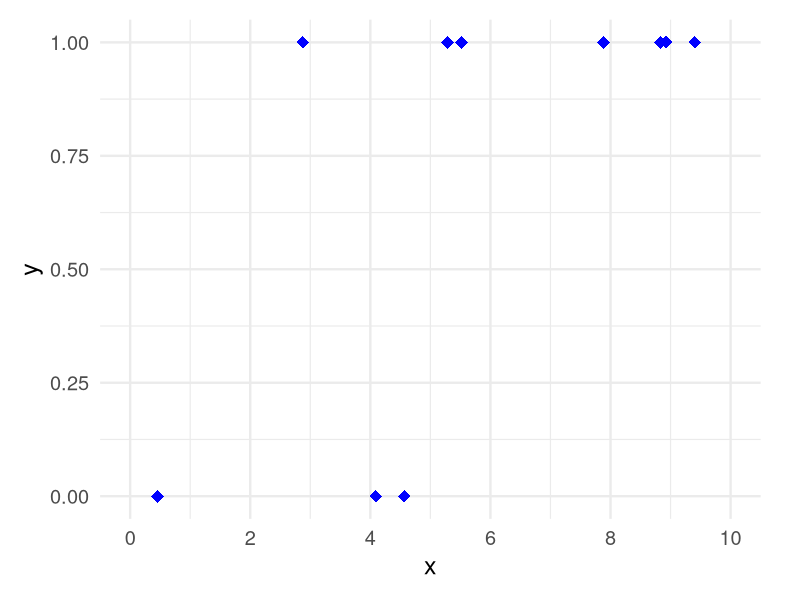
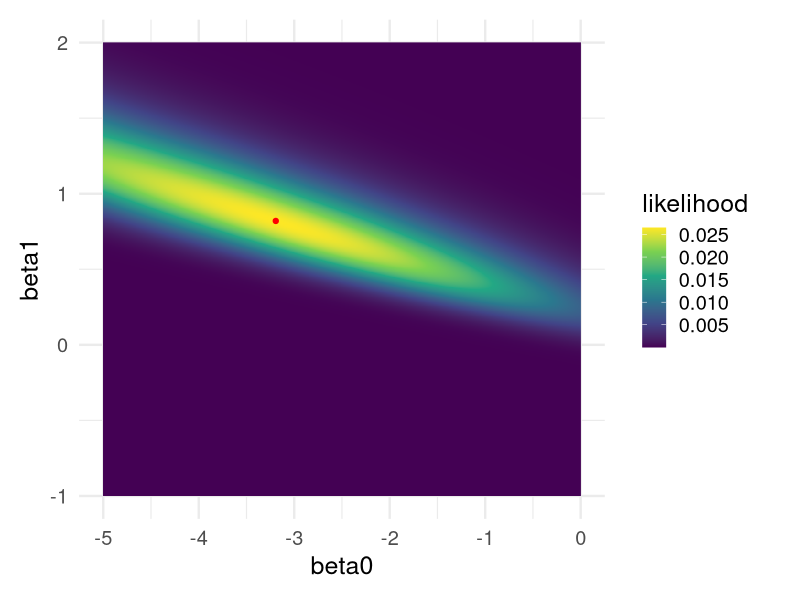

Here is the R script that generated these plots, in order:
## ---- chunk 1
#| include: false

# Setup
library(tidyverse)
theme_set(theme_minimal(18) +
            theme(plot.margin = unit(c(0.5, 1, 0.5, 0.5), "cm")))
set.seed(123)
# Setting the seed makes it the same random numbers

## ---- chunk 2
# Simulate some values for x

x <- runif(10, 0, 10)

# Choose our betas

beta0 <- -3
beta1 <- 0.75

# Calculate p across x 

logit_p <- beta0 + beta1 * x
inv_logit <- function(x) exp(x) / (1 +exp(x))
p <- inv_logit(logit_p)

# Simulate y
# Note: rbinom() with size = 1 is equivalent to a random Bernoulli variable

y <- rbinom(10, size = 1, p)

# Visualize

tibble(x, y)  %>%
  ggplot(aes(x, y)) +
  geom_point(size = 4, color = "blue", shape = 18) +
  scale_x_continuous(breaks = seq(0, 10, by = 2), limits = c(0, 10))

## ---- chunk 3
# Write our likelihood function 
# Note this uses the x and y values we generated earlier!
# We're looking for the likelihood of the parameters given the data.

likelihood_fun <- function(beta0, beta1) {
  logit_p <- beta0 +beta1 * x
  p <- inv_logit(logit_p)
  prod(dbinom(y, size = 1, p))
}

# Apply the likelihood function to some candidate coefficients
likelihood_fun(-5, 1)
likelihood_fun(-1, 0)
likelihood_fun(-3, 0.5)
## ---- chunk 4
# Create a data frame with combinations of beta0, beta1

likelihood_space <- expand_grid(
  beta0 = seq(-5, 0, length.out = 1000),
  beta1 = seq(-1, 2, length.out = 1000)
) %>%

 # Apply the likelihood function using mapply()
mutate(likelihood = mapply(likelihood_fun, beta0, beta1))

# Isolate the parameters with the maximum likelihood
max_likelihood <- filter(likelihood_space, likelihood == max(likelihood))
# Visualize!

ggplot(likelihood_space, aes(beta0, beta1, fill = likelihood))+
  geom_raster() + 
  geom_point(data = max_likelihood, color = "red") +
  scale_fill_viridis_c()
